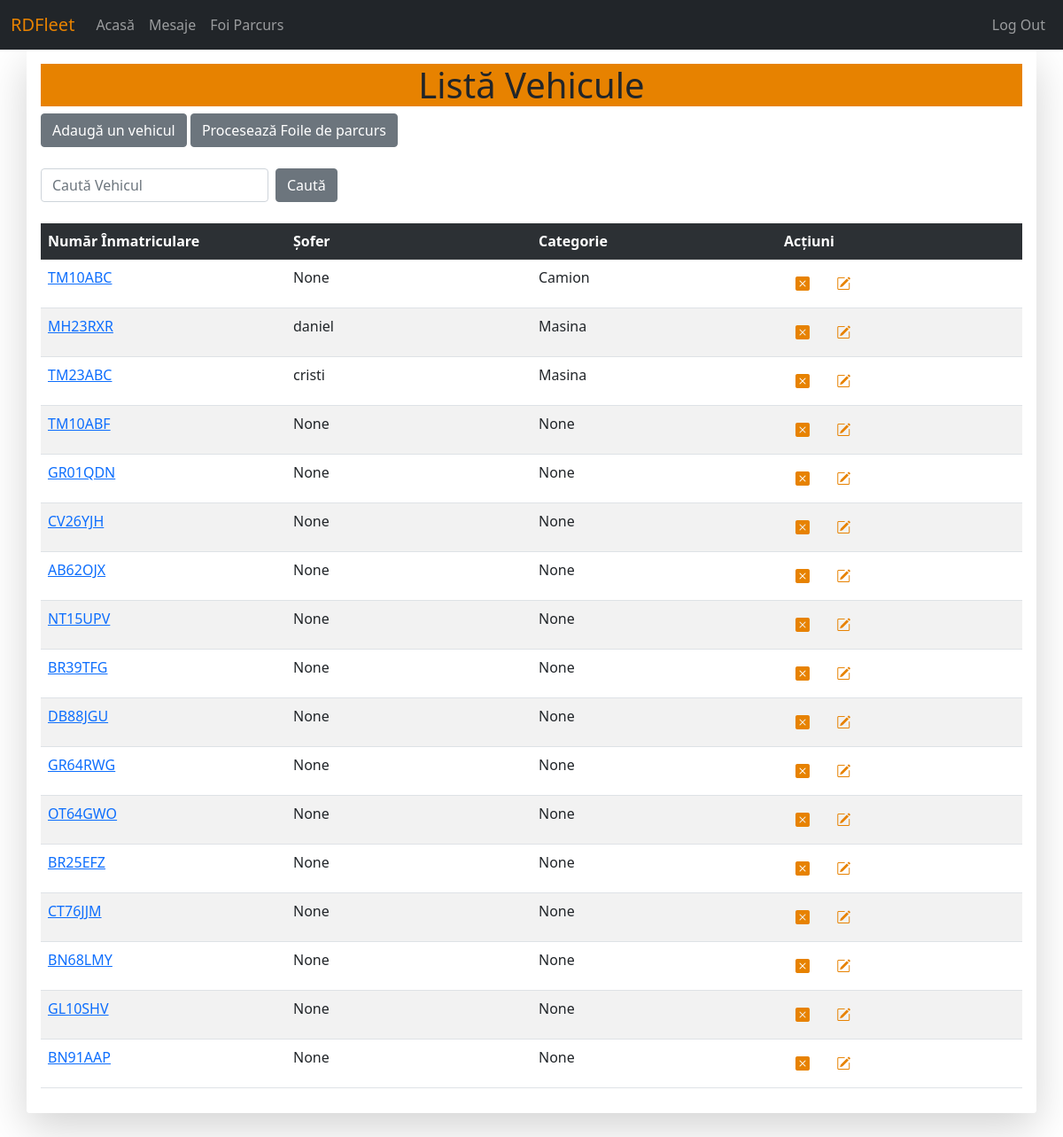
The app's page /vehicles/vehicle_list/ (signed in) with its own data.
### vehicles/models.py (models this page shows, shortened)
class Vehicle(models.Model):
	vehicle_plate = models.CharField(max_length = 10, unique = True, verbose_name = "Număr înmatriculare")
	vehicle_odometer = models.PositiveIntegerField(verbose_name = "Kilometraj")
	vehicle_itp = models.DateField(verbose_name = "ITP expiră la")
	vehicle_rca = models.DateField(verbose_name = "RCA expiră la")
	vehicle_last_service = models.PositiveIntegerField(verbose_name = "Ultimul service efectuat KM")
	vehicle_driver = models.ForeignKey(settings.AUTH_USER_MODEL, on_delete=models.SET_NULL, null = True, verbose_name = "Șoferul", blank = True)
	vehicle_category = models.ForeignKey(Category, on_delete=models.SET_NULL, null = True, verbose_name = "Categoria", blank = True)
	def get_absolute_url(self):
		return reverse("vehicle-detail-view", kwargs={"id":self.id})

class Category(models.Model):
	category_name = models.CharField(max_length = 50, unique = True, verbose_name = "Categorie")
	def __str__(self):
		return self.category_name

### vehicles/views.py (the view)
# urls.py: path('vehicle_list/', views.VehicleListView.as_view(), name='vehicle-list'),
class VehicleListView(View):
	template_name = 'vehicles/vehicle_list.html'
	def get_queryset(self):
		return Vehicle.objects.all()
	def get(self, request, *args, **kwargs):
		context = {'vehicle_list':self.get_queryset()}
		return render(request, self.template_name, context)

### vehicles/templates/vehicles/vehicle_list.html (shortened to what this page needs)
{% extends 'base.html' %}
{% block content %}
	<h1 style="background-color: #e78200; text-align: center;">Listă Vehicule</h1>
	<div>
	<a href="{% url 'create-vehicle' %}" class='btn btn-secondary' id="adaugavehiculbtn">Adaugă un vehicul</a>
	<a class="btn btn-secondary" href="{% url 'proceseaza-foi' %}">Procesează Foile de parcurs</a>
	</div>
	<br>
	<div class="input-group">
		<form class="d-flex" method="POST" action="{% url 'search-vehicle' %}"> {% csrf_token %}
			<input class="form-control me-2" type="search" placeholder="Caută Vehicul" name="searched">
			<button class="btn btn-secondary" type="submit">Caută</button>
		</form>
	</div>
	<br>
	<table class="table table-striped table-hover">
		<tr scope="row" class="table-dark">
			<th style="width: 250px;">Număr Înmatriculare</th>
			<th style="width: 250px;">Șofer</th>
			<th style="width: 250px;">Categorie</th>
			<th style="width: 250px;">Acțiuni</th>
		</tr>
		<tr scope="row">{% for vehicle in vehicle_list %}
			<td><a href="{{ vehicle.get_absolute_url }}">{{ vehicle.vehicle_plate }}</a></td>
			<td>{{ vehicle.vehicle_driver }}</td>
			<td>{{ vehicle.vehicle_category }}</td>
			<td>
				<a href="{{ vehicle.get_absolute_url }}delete" class="btn">
					<i class="bi bi-x-square-fill" style="color:#e78200"></i>
				</a>
				<a href="{{ vehicle.get_absolute_url }}update" class="btn">
					<i class='bi bi-pencil-square' style="color:#e78200"></i>
				</a>
			</td>
		</tr>{% endfor %}
	</table>
{% endblock %}

### static/style.css (style rules this page uses)
body { margin:0; height: 100%; }

### records on screen
Vehicle: vehicle_plate "TM10ABC", vehicle_driver "None", vehicle_category "Camion"
Vehicle: vehicle_plate "MH23RXR", vehicle_driver "daniel", vehicle_category "Masina"
Vehicle: vehicle_plate "TM23ABC", vehicle_driver "cristi", vehicle_category "Masina"
Vehicle: vehicle_plate "TM10ABF", vehicle_driver "None", vehicle_category "None"
Vehicle: vehicle_plate "GR01QDN", vehicle_driver "None", vehicle_category "None"
Vehicle: vehicle_plate "CV26YJH", vehicle_driver "None", vehicle_category "None"
Vehicle: vehicle_plate "AB62OJX", vehicle_driver "None", vehicle_category "None"
Vehicle: vehicle_plate "NT15UPV", vehicle_driver "None", vehicle_category "None"
Vehicle: vehicle_plate "BR39TFG", vehicle_driver "None", vehicle_category "None"
Vehicle: vehicle_plate "DB88JGU", vehicle_driver "None", vehicle_category "None"
Vehicle: vehicle_plate "GR64RWG", vehicle_driver "None", vehicle_category "None"
Vehicle: vehicle_plate "OT64GWO", vehicle_driver "None", vehicle_category "None"
Vehicle: vehicle_plate "BR25EFZ", vehicle_driver "None", vehicle_category "None"
Vehicle: vehicle_plate "CT76JJM", vehicle_driver "None", vehicle_category "None"
Vehicle: vehicle_plate "BN68LMY", vehicle_driver "None", vehicle_category "None"
Vehicle: vehicle_plate "GL10SHV", vehicle_driver "None", vehicle_category "None"
Vehicle: vehicle_plate "BN91AAP", vehicle_driver "None", vehicle_category "None"
